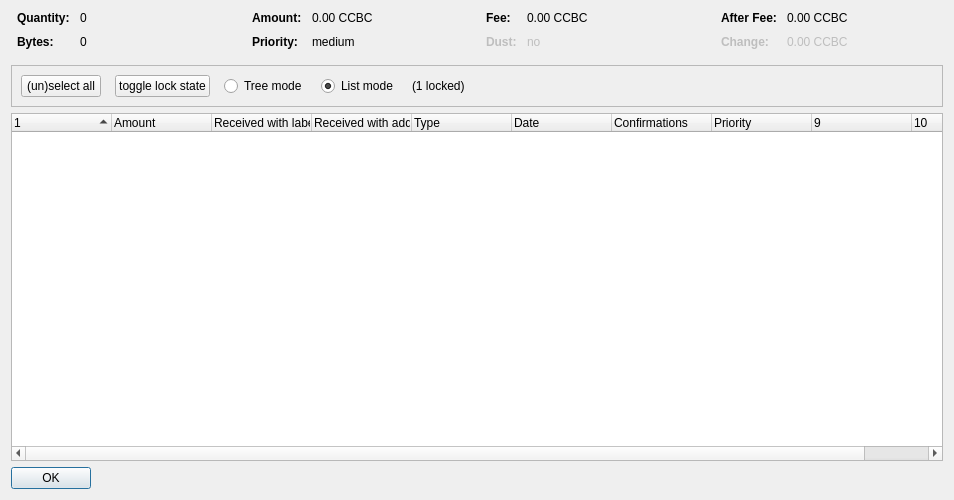
<?xml version="1.0" encoding="UTF-8"?>
<ui version="4.0">
 <class>CoinControlDialog</class>
 <widget class="QDialog" name="CoinControlDialog">
  <property name="geometry">
   <rect>
    <x>0</x>
    <y>0</y>
    <width>954</width>
    <height>500</height>
   </rect>
  </property>
  <property name="windowTitle">
   <string>Coin Selection</string>
  </property>
  <layout class="QVBoxLayout" name="verticalLayout">
   <item>
    <layout class="QHBoxLayout" name="horizontalLayoutTop" stretch="0,0,0,0">
     <property name="topMargin">
      <number>0</number>
     </property>
     <property name="bottomMargin">
      <number>10</number>
     </property>
     <item>
      <layout class="QFormLayout" name="formLayoutCoinControl1">
       <property name="horizontalSpacing">
        <number>10</number>
       </property>
       <property name="verticalSpacing">
        <number>10</number>
       </property>
       <property name="leftMargin">
        <number>6</number>
       </property>
       <property name="rightMargin">
        <number>6</number>
       </property>
       <item row="0" column="0">
        <widget class="QLabel" name="labelCoinControlQuantityText">
         <property name="font">
          <font>
           <weight>75</weight>
           <bold>true</bold>
          </font>
         </property>
         <property name="text">
          <string>Quantity:</string>
         </property>
        </widget>
       </item>
       <item row="0" column="1">
        <widget class="QLabel" name="labelCoinControlQuantity">
         <property name="cursor">
          <cursorShape>IBeamCursor</cursorShape>
         </property>
         <property name="contextMenuPolicy">
          <enum>Qt::ActionsContextMenu</enum>
         </property>
         <property name="text">
          <string notr="true">0</string>
         </property>
         <property name="textInteractionFlags">
          <set>Qt::LinksAccessibleByMouse|Qt::TextSelectableByKeyboard|Qt::TextSelectableByMouse</set>
         </property>
        </widget>
       </item>
       <item row="1" column="0">
        <widget class="QLabel" name="labelCoinControlBytesText">
         <property name="font">
          <font>
           <weight>75</weight>
           <bold>true</bold>
          </font>
         </property>
         <property name="text">
          <string>Bytes:</string>
         </property>
        </widget>
       </item>
       <item row="1" column="1">
        <widget class="QLabel" name="labelCoinControlBytes">
         <property name="cursor">
          <cursorShape>IBeamCursor</cursorShape>
         </property>
         <property name="contextMenuPolicy">
          <enum>Qt::ActionsContextMenu</enum>
         </property>
         <property name="text">
          <string notr="true">0</string>
         </property>
         <property name="textInteractionFlags">
          <set>Qt::LinksAccessibleByMouse|Qt::TextSelectableByKeyboard|Qt::TextSelectableByMouse</set>
         </property>
        </widget>
       </item>
      </layout>
     </item>
     <item>
      <layout class="QFormLayout" name="formLayoutCoinControl2">
       <property name="horizontalSpacing">
        <number>10</number>
       </property>
       <property name="verticalSpacing">
        <number>10</number>
       </property>
       <property name="leftMargin">
        <number>6</number>
       </property>
       <property name="rightMargin">
        <number>6</number>
       </property>
       <item row="0" column="0">
        <widget class="QLabel" name="labelCoinControlAmountText">
         <property name="font">
          <font>
           <weight>75</weight>
           <bold>true</bold>
          </font>
         </property>
         <property name="text">
          <string>Amount:</string>
         </property>
        </widget>
       </item>
       <item row="0" column="1">
        <widget class="QLabel" name="labelCoinControlAmount">
         <property name="cursor">
          <cursorShape>IBeamCursor</cursorShape>
         </property>
         <property name="contextMenuPolicy">
          <enum>Qt::ActionsContextMenu</enum>
         </property>
         <property name="text">
          <string notr="true">0.00 CCBC</string>
         </property>
         <property name="textInteractionFlags">
          <set>Qt::LinksAccessibleByMouse|Qt::TextSelectableByKeyboard|Qt::TextSelectableByMouse</set>
         </property>
        </widget>
       </item>
       <item row="1" column="0">
        <widget class="QLabel" name="labelCoinControlPriorityText">
         <property name="font">
          <font>
           <weight>75</weight>
           <bold>true</bold>
          </font>
         </property>
         <property name="text">
          <string>Priority:</string>
         </property>
        </widget>
       </item>
       <item row="1" column="1">
        <widget class="QLabel" name="labelCoinControlPriority">
         <property name="cursor">
          <cursorShape>IBeamCursor</cursorShape>
         </property>
         <property name="contextMenuPolicy">
          <enum>Qt::ActionsContextMenu</enum>
         </property>
         <property name="text">
          <string>medium</string>
         </property>
         <property name="textInteractionFlags">
          <set>Qt::LinksAccessibleByMouse|Qt::TextSelectableByKeyboard|Qt::TextSelectableByMouse</set>
         </property>
        </widget>
       </item>
      </layout>
     </item>
     <item>
      <layout class="QFormLayout" name="formLayoutCoinControl3">
       <property name="horizontalSpacing">
        <number>10</number>
       </property>
       <property name="verticalSpacing">
        <number>10</number>
       </property>
       <property name="leftMargin">
        <number>6</number>
       </property>
       <property name="rightMargin">
        <number>6</number>
       </property>
       <item row="0" column="0">
        <widget class="QLabel" name="labelCoinControlFeeText">
         <property name="font">
          <font>
           <weight>75</weight>
           <bold>true</bold>
          </font>
         </property>
         <property name="text">
          <string>Fee:</string>
         </property>
        </widget>
       </item>
       <item row="0" column="1">
        <widget class="QLabel" name="labelCoinControlFee">
         <property name="cursor">
          <cursorShape>IBeamCursor</cursorShape>
         </property>
         <property name="contextMenuPolicy">
          <enum>Qt::ActionsContextMenu</enum>
         </property>
         <property name="text">
          <string notr="true">0.00 CCBC</string>
         </property>
         <property name="textInteractionFlags">
          <set>Qt::LinksAccessibleByMouse|Qt::TextSelectableByKeyboard|Qt::TextSelectableByMouse</set>
         </property>
        </widget>
       </item>
       <item row="1" column="0">
        <widget class="QLabel" name="labelCoinControlLowOutputText">
         <property name="enabled">
          <bool>false</bool>
         </property>
         <property name="font">
          <font>
           <weight>75</weight>
           <bold>true</bold>
          </font>
         </property>
         <property name="text">
          <string>Dust:</string>
         </property>
        </widget>
       </item>
       <item row="1" column="1">
        <widget class="QLabel" name="labelCoinControlLowOutput">
         <property name="enabled">
          <bool>false</bool>
         </property>
         <property name="cursor">
          <cursorShape>IBeamCursor</cursorShape>
         </property>
         <property name="contextMenuPolicy">
          <enum>Qt::ActionsContextMenu</enum>
         </property>
         <property name="text">
          <string>no</string>
         </property>
         <property name="textInteractionFlags">
          <set>Qt::LinksAccessibleByMouse|Qt::TextSelectableByKeyboard|Qt::TextSelectableByMouse</set>
         </property>
        </widget>
       </item>
      </layout>
     </item>
     <item>
      <layout class="QFormLayout" name="formLayoutCoinControl4">
       <property name="horizontalSpacing">
        <number>10</number>
       </property>
       <property name="verticalSpacing">
        <number>10</number>
       </property>
       <property name="leftMargin">
        <number>6</number>
       </property>
       <property name="rightMargin">
        <number>6</number>
       </property>
       <item row="0" column="0">
        <widget class="QLabel" name="labelCoinControlAfterFeeText">
         <property name="font">
          <font>
           <weight>75</weight>
           <bold>true</bold>
          </font>
         </property>
         <property name="text">
          <string>After Fee:</string>
         </property>
        </widget>
       </item>
       <item row="0" column="1">
        <widget class="QLabel" name="labelCoinControlAfterFee">
         <property name="cursor">
          <cursorShape>IBeamCursor</cursorShape>
         </property>
         <property name="contextMenuPolicy">
          <enum>Qt::ActionsContextMenu</enum>
         </property>
         <property name="text">
          <string notr="true">0.00 CCBC</string>
         </property>
         <property name="textInteractionFlags">
          <set>Qt::LinksAccessibleByMouse|Qt::TextSelectableByKeyboard|Qt::TextSelectableByMouse</set>
         </property>
        </widget>
       </item>
       <item row="1" column="0">
        <widget class="QLabel" name="labelCoinControlChangeText">
         <property name="enabled">
          <bool>false</bool>
         </property>
         <property name="font">
          <font>
           <weight>75</weight>
           <bold>true</bold>
          </font>
         </property>
         <property name="text">
          <string>Change:</string>
         </property>
        </widget>
       </item>
       <item row="1" column="1">
        <widget class="QLabel" name="labelCoinControlChange">
         <property name="enabled">
          <bool>false</bool>
         </property>
         <property name="cursor">
          <cursorShape>IBeamCursor</cursorShape>
         </property>
         <property name="contextMenuPolicy">
          <enum>Qt::ActionsContextMenu</enum>
         </property>
         <property name="text">
          <string notr="true">0.00 CCBC</string>
         </property>
         <property name="textInteractionFlags">
          <set>Qt::LinksAccessibleByMouse|Qt::TextSelectableByKeyboard|Qt::TextSelectableByMouse</set>
         </property>
        </widget>
       </item>
      </layout>
     </item>
    </layout>
   </item>
   <item>
    <widget class="QFrame" name="frame">
     <property name="minimumSize">
      <size>
       <width>0</width>
       <height>40</height>
      </size>
     </property>
     <property name="frameShape">
      <enum>QFrame::StyledPanel</enum>
     </property>
     <property name="frameShadow">
      <enum>QFrame::Sunken</enum>
     </property>
     <layout class="QHBoxLayout" name="horizontalLayout">
      <item>
       <layout class="QHBoxLayout" name="horizontalLayoutPanel" stretch="0,0,0,0,0,0">
        <property name="spacing">
         <number>14</number>
        </property>
        <item>
         <widget class="QPushButton" name="pushButtonSelectAll">
          <property name="sizePolicy">
           <sizepolicy hsizetype="Maximum" vsizetype="Fixed">
            <horstretch>0</horstretch>
            <verstretch>0</verstretch>
           </sizepolicy>
          </property>
          <property name="text">
           <string>(un)select all</string>
          </property>
          <property name="autoDefault">
           <bool>false</bool>
          </property>
         </widget>
        </item>
        <item>
         <widget class="QPushButton" name="pushButtonToggleLock">
          <property name="sizePolicy">
           <sizepolicy hsizetype="Maximum" vsizetype="Fixed">
            <horstretch>0</horstretch>
            <verstretch>0</verstretch>
           </sizepolicy>
          </property>
          <property name="text">
           <string>toggle lock state</string>
          </property>
          <property name="autoDefault">
           <bool>false</bool>
          </property>
         </widget>
        </item>
        <item>
         <widget class="QRadioButton" name="radioTreeMode">
          <property name="sizePolicy">
           <sizepolicy hsizetype="Maximum" vsizetype="Fixed">
            <horstretch>0</horstretch>
            <verstretch>0</verstretch>
           </sizepolicy>
          </property>
          <property name="text">
           <string>Tree mode</string>
          </property>
         </widget>
        </item>
        <item>
         <widget class="QRadioButton" name="radioListMode">
          <property name="sizePolicy">
           <sizepolicy hsizetype="Maximum" vsizetype="Fixed">
            <horstretch>0</horstretch>
            <verstretch>0</verstretch>
           </sizepolicy>
          </property>
          <property name="text">
           <string>List mode</string>
          </property>
          <property name="checked">
           <bool>true</bool>
          </property>
         </widget>
        </item>
        <item>
         <widget class="QLabel" name="labelLocked">
          <property name="text">
           <string>(1 locked)</string>
          </property>
         </widget>
        </item>
        <item>
         <spacer name="horizontalSpacer">
          <property name="orientation">
           <enum>Qt::Horizontal</enum>
          </property>
          <property name="sizeHint" stdset="0">
           <size>
            <width>40</width>
            <height>20</height>
           </size>
          </property>
         </spacer>
        </item>
       </layout>
      </item>
     </layout>
    </widget>
   </item>
   <item>
    <widget class="CoinControlTreeWidget" name="treeWidget">
     <property name="contextMenuPolicy">
      <enum>Qt::CustomContextMenu</enum>
     </property>
     <property name="sortingEnabled">
      <bool>false</bool>
     </property>
     <property name="columnCount">
      <number>10</number>
     </property>
     <attribute name="headerShowSortIndicator" stdset="0">
      <bool>true</bool>
     </attribute>
     <attribute name="headerStretchLastSection">
      <bool>false</bool>
     </attribute>
     <column>
      <property name="text">
       <string/>
      </property>
     </column>
     <column>
      <property name="text">
       <string>Amount</string>
      </property>
     </column>
     <column>
      <property name="text">
       <string>Received with label</string>
      </property>
     </column>
     <column>
      <property name="text">
       <string>Received with address</string>
      </property>
     </column>
     <column>
      <property name="text">
       <string>Type</string>
      </property>
     </column>
     <column>
      <property name="text">
       <string>Date</string>
      </property>
     </column>
     <column>
      <property name="text">
       <string>Confirmations</string>
      </property>
      <property name="toolTip">
       <string>Confirmed</string>
      </property>
     </column>
     <column>
      <property name="text">
       <string>Priority</string>
      </property>
     </column>
     <column>
      <property name="text">
       <string/>
      </property>
     </column>
     <column>
      <property name="text">
       <string/>
      </property>
     </column>
    </widget>
   </item>
   <item>
    <widget class="QDialogButtonBox" name="buttonBox">
     <property name="sizePolicy">
      <sizepolicy hsizetype="Maximum" vsizetype="Fixed">
       <horstretch>0</horstretch>
       <verstretch>0</verstretch>
      </sizepolicy>
     </property>
     <property name="orientation">
      <enum>Qt::Horizontal</enum>
     </property>
     <property name="standardButtons">
      <set>QDialogButtonBox::Ok</set>
     </property>
    </widget>
   </item>
  </layout>
 </widget>
 <customwidgets>
  <customwidget>
   <class>CoinControlTreeWidget</class>
   <extends>QTreeWidget</extends>
   <header>coincontroltreewidget.h</header>
  </customwidget>
 </customwidgets>
 <resources/>
 <connections/>
</ui>
